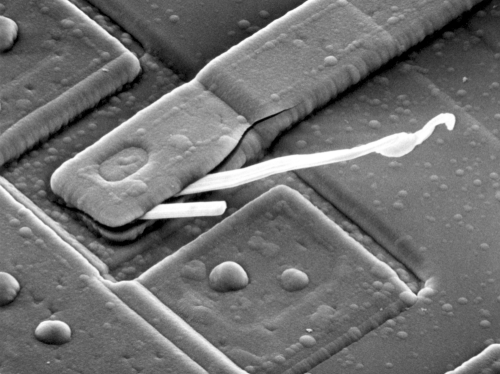
#> input picture images/images_chapter_04/Fig4.04(a).jpg, 500 x 374 px
$ python rotation.py
#> lines starting #> are read from the running program, lines starting #| are printed output that depends on the picture
#!/usr/bin/env python3
#coding:utf-8

from PIL import Image
import matplotlib.pyplot as plt
import numpy as np

def my_FFT(image):
    height, width = image.shape
    FFT_image = np.empty((height, width), dtype=np.float64)
    for i in range(height):
        for j in range(width):
            coff = -1 if (i+j) & 1 else 1
            FFT_image[i, j] = coff * image[i, j]
    return np.fft.fft2(FFT_image)

def my_iFFT(FFT_image):
    image_back = np.fft.ifft2(FFT_image)
    height, width = image_back.shape
    for i in range(height):
        for j in range(0 if i & 1 else 1, width, 2):
            image_back[i, j] = -image_back[i, j]
    return image_back

imgs = []
image = Image.open('../images/images_chapter_04/Fig4.04(a).jpg')
#> image is the input picture: PIL image 500x374 L; min 0, max 255, mean 112.5
imgs.append(np.array(image.convert('L')))
imgs.append(np.array(image.transpose(Image.ROTATE_90).convert('L')))
imgs.append(np.array(image.transpose(Image.ROTATE_180).convert('L')))
imgs.append(np.array(image.transpose(Image.ROTATE_270).convert('L')))
fft_imgs = []
for i in range(len(imgs)):
    fft_imgs.append(my_FFT(imgs[i]))
    ax = plt.subplot(2,len(imgs),1 + i)
    ax.set_xticks([])
    ax.set_yticks([])
    plt.title('image')
    plt.imshow(imgs[i], cmap='gray')
    ax = plt.subplot(2,len(imgs),1 + i + len(imgs))
    ax.set_xticks([])
    ax.set_yticks([])
    plt.title('spectrum')
    plt.imshow(np.log(np.abs(fft_imgs[i])), cmap='gray')
#> this loop made 4 passes
#> (height in my_FFT, width in my_FFT) on passes 1 to 4: (374, 500), (500, 374), (374, 500), (500, 374)
#> after the loop, fft_imgs = 4 items
plt.show()
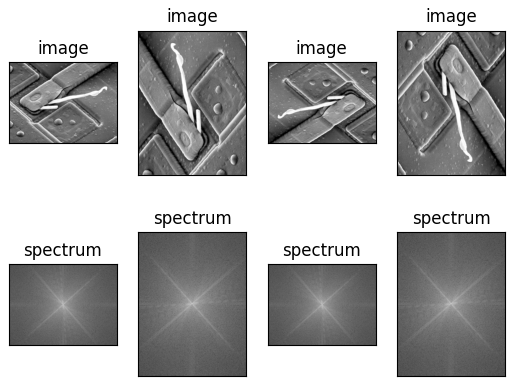
#> figure drawn by matplotlib, 8 panels
